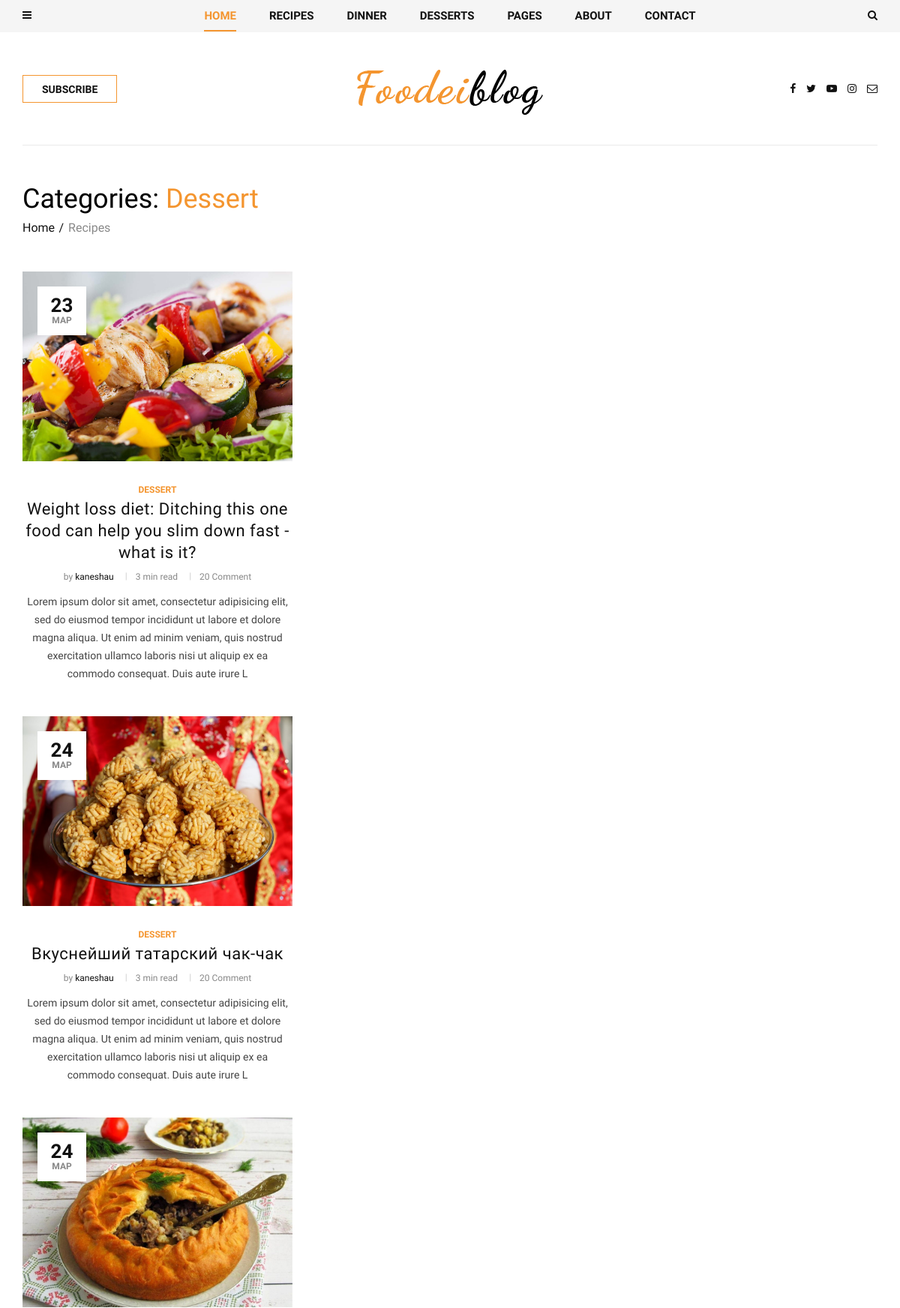
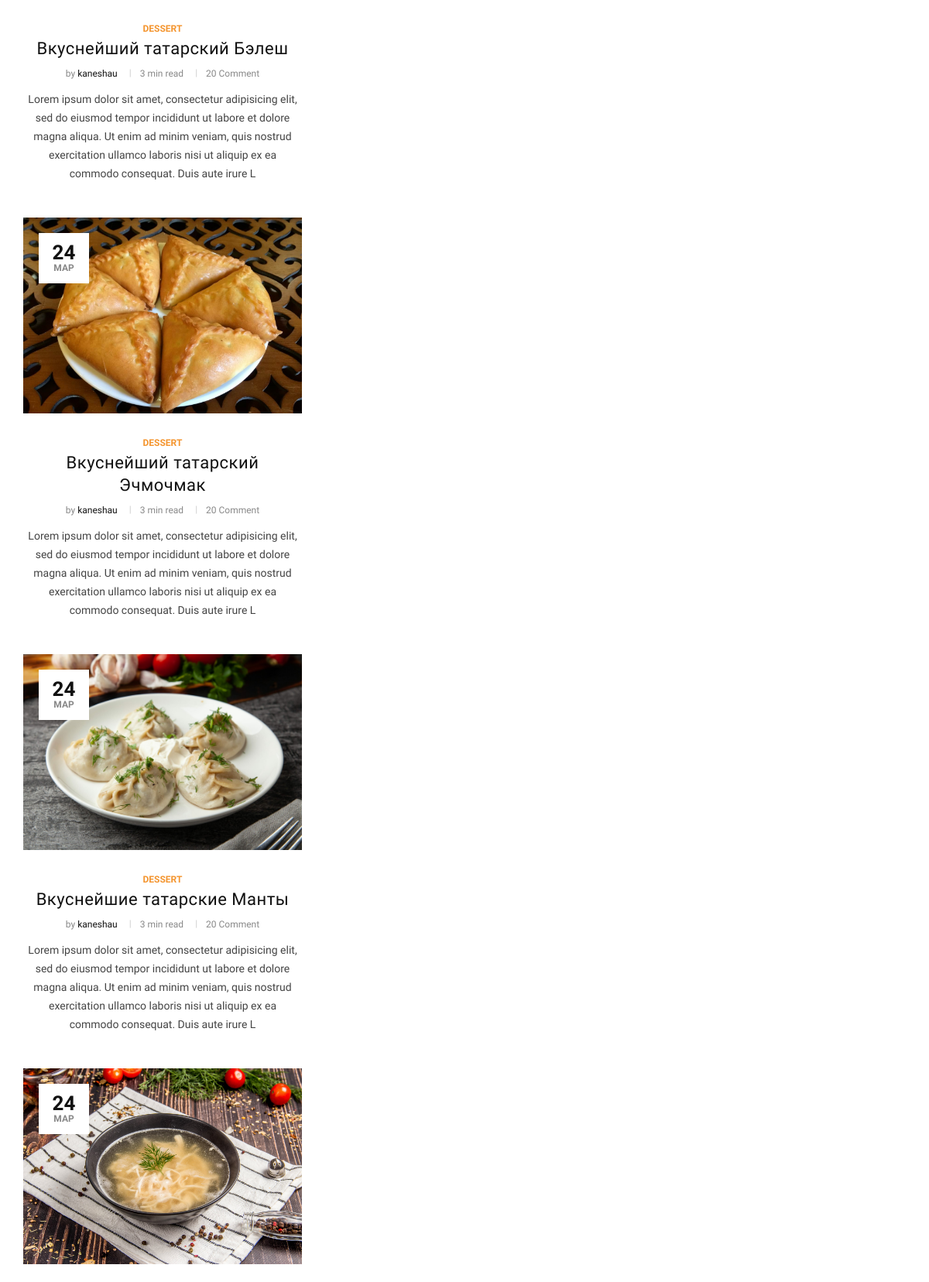
Page /dessert/ (upper part) on the committed database (2 pictures, top to bottom).
### blog/models.py (models this page shows, shortened)
class Post(models.Model):
    author = models.ForeignKey(
        User, related_name='posts', on_delete=models.CASCADE)
    title = models.CharField(max_length=200)
    slug = models.SlugField(max_length=200, default='')
    image = models.ImageField(upload_to='articles/')
    text = models.TextField()
    category = models.ForeignKey(
        Category,
        related_name='post',
        on_delete=models.SET_NULL,
        null=True
    )
    tags = models.ManyToManyField(Tag, related_name='post')
    create_at = models.DateTimeField(auto_now_add=True)
    def get_absolute_url(self):
        return reverse("post_single", kwargs={"slug": self.category.slug, "post_slug":  self.slug})

class Category(MPTTModel):
    name = models.CharField(max_length=100)
    slug = models.SlugField(max_length=100)
    parent = TreeForeignKey(
        'self',
        related_name='children',
        on_delete=models.SET_NULL,
        null=True,
        blank=True
    )
    class MPTTMeta:
        order_insertion_by = ['name']
    def __str__(self):
        return self.name

### blog/views.py (the view)
# urls.py: path('<slug:slug>/', views.PostListView.as_view(), name='post_list'),
class PostListView(ListView):
    model = Post
    def get_queryset(self):
        return Post.objects.filter(category__slug=self.kwargs.get('slug')).select_related('category')

### templates/blog/post_list.html (shortened to what this page needs)
{% extends 'base.html'%}
{% block content %}
    <section class="categories categories-grid spad">
        <div class="categories__post">
            <div class="container">
                <div class="categories__grid__post">
                    <div class="row">
                        <div class="col-lg-8 col-md-8">
                            <div class="breadcrumb__text">
                                <h2>Categories: <span>{{ post_list.first.category.name }}</span></h2>
                                <div class="breadcrumb__option">
                                    <a href="#">Home</a>
                                    <span>Recipes</span>
                                </div>
                            </div>
                            <div class="row">
                                <div class="col-lg-6 col-md-6 col-sm-6">
                                    {% for post in post_list%}
                                    <div class="categories__post__item">
                                        <div class="categories__post__item__pic small__item set-bg"
                                            data-setbg="{{ post.image.url }}">
                                            <div class="post__meta">
                                                <h4>{{ post.create_at|date:"d" }}</h4>
                                                <span>{{ post.create_at|date:"M" }}</span>
                                            </div>
                                        </div>
                                        <div class="categories__post__item__text">
                                            <span class="post__label">{{ post.category }}</span>
                                            <h3><a href="{{ post.get_absolute_url  }}">{{ post.title }}</a></h3>
                                            <ul class="post__widget">
                                                <li>by <span>{{ post.author }}</span></li>
                                                <li>3 min read</li>
                                                <li>20 Comment</li>
                                            </ul>
                                            <p>{{ post.text|slice:"250" }}</p>
                                        </div>
                                    </div>
                                    {% endfor %}
                                    </div>
                                </div>
                            </div>
                        </div>
                    </div>
                </div>
            </div>
    </section>
    {% endblock content %}

### static/css/style.css (style rules this page uses)
html, body { height: 100%; font-family: "Nunito Sans", sans-serif; -webkit-font-smoothing: antialiased; }
h1, h2, h3, h4, h5, h6 { margin: 0; color: #111111; font-weight: 400; font-family: "Unna", serif; }
h2 { font-size: 36px; }
h3 { font-size: 30px; }
h4 { font-size: 24px; }
p { font-size: 14px; font-family: "Nunito Sans", sans-serif; color: #444444; font-weight: 400; line-height: 26px; margin: 0 0 15px 0; }
ul, ol { padding: 0; margin: 0; }
.set-bg { background-repeat: no-repeat; background-size: cover; background-position: top center; }
.spad { padding-top: 100px; padding-bottom: 100px; }
.categories { padding-top: 90px; }
.categories.categories-grid { padding-top: 0; }
.categories.categories-grid .categories__grid__post { border-top: 1px solid #ebebeb; padding-top: 50px; }
.categories.categories-grid .categories__post { padding-top: 0; }
.categories__post { padding-top: 40px; }
.categories__post__item { margin-bottom: 45px; }
.categories__post__item__pic { position: relative; margin-bottom: 25px; height: 506px; }
.categories__post__item__pic.small__item { height: 253px; }
.categories__post__item__pic .post__meta { background: #ffffff; display: inline-block; height: 65px; width: 65px; text-align: center; padding-top: 18px; position: absolute; left: 20px; top: 20px; }
.categories__post__item__pic .post__meta h4 { font-size: 26px; color: #111111; font-weight: 900; line-height: 14px; font-family: "Nunito Sans", sans-serif; }
.categories__post__item__pic .post__meta span { font-size: 12px; color: #888888; font-weight: 600; text-transform: uppercase; }
.categories__post__item__text { text-align: center; }
.categories__post__item__text .post__label { font-size: 12px; color: #f4952f; text-transform: uppercase; font-weight: 700; margin-bottom: 10px; }
.categories__post__item__text h3 { margin-bottom: 5px; }
.categories__post__item__text h3 a { color: #111111; line-height: 29px; letter-spacing: 0.5px; font-size: 22px; display: block; }
.categories__post__item__text .post__widget { margin-bottom: 10px; }
.categories__post__item__text .post__widget li { list-style: none; display: inline-block; margin-right: 25px; font-size: 12px; color: #888888; position: relative; }
.categories__post__item__text .post__widget li span { color: #111111; }
.categories__post__item__text .post__widget li:after { position: absolute; right: -18px; top: -1px; content: "|"; color: #cccccc; }
.categories__post__item__text .post__widget li:last-child { margin-right: 0; }
.categories__post__item__text .post__widget li:last-child:after { display: none; }
.categories__post__item__text p { font-size: 14px; line-height: 24px; margin-bottom: 21px; }
.breadcrumb__text { margin-bottom: 46px; }
.breadcrumb__text h2 { color: #000000; margin-bottom: 5px; }
.breadcrumb__text h2 span { color: #f4952f; }
.breadcrumb__text .breadcrumb__option a { display: inline-block; font-size: 16px; color: #111111; margin-right: 14px; position: relative; }
.breadcrumb__text .breadcrumb__option a:after { position: absolute; right: -12px; top: 0; content: "/"; }
.breadcrumb__text .breadcrumb__option span { font-size: 16px; color: #888888; }
@media only screen and (min-width: 1200px) { .container { max-width: 1170px; } }

### rows in the picture
Post: first.category.name "Dessert", shows a picture, create_at "23", create_at "МАР", category "DESSERT", title "Weight loss diet: Ditching this one food can help you slim down fast - what is it?", author "kaneshau", text "Lorem ipsum dolor sit amet, consectetur adipisicing elit, sed do eiusmod tempor incididunt ut labore et dolore magna aliqua. Ut enim ad minim veniam, quis nostrud exercitation ullamco laboris nisi ut aliquip ex ea commodo consequat. Duis aute irure L"
Post: shows a picture, create_at "24", create_at "МАР", category "DESSERT", title "Вкуснейший татарский чак-чак", author "kaneshau", text "Lorem ipsum dolor sit amet, consectetur adipisicing elit, sed do eiusmod tempor incididunt ut labore et dolore magna aliqua. Ut enim ad minim veniam, quis nostrud exercitation ullamco laboris nisi ut aliquip ex ea commodo consequat. Duis aute irure L"
Post: shows a picture, create_at "24", create_at "МАР", category "DESSERT", title "Вкуснейший татарский Бэлеш", author "kaneshau", text "Lorem ipsum dolor sit amet, consectetur adipisicing elit, sed do eiusmod tempor incididunt ut labore et dolore magna aliqua. Ut enim ad minim veniam, quis nostrud exercitation ullamco laboris nisi ut aliquip ex ea commodo consequat. Duis aute irure L"
Post: shows a picture, create_at "24", create_at "МАР", category "DESSERT", title "Вкуснейший татарский Эчмочмак", author "kaneshau", text "Lorem ipsum dolor sit amet, consectetur adipisicing elit, sed do eiusmod tempor incididunt ut labore et dolore magna aliqua. Ut enim ad minim veniam, quis nostrud exercitation ullamco laboris nisi ut aliquip ex ea commodo consequat. Duis aute irure L"
Post: shows a picture, create_at "24", create_at "МАР", category "DESSERT", title "Вкуснейшие татарские Манты", author "kaneshau", text "Lorem ipsum dolor sit amet, consectetur adipisicing elit, sed do eiusmod tempor incididunt ut labore et dolore magna aliqua. Ut enim ad minim veniam, quis nostrud exercitation ullamco laboris nisi ut aliquip ex ea commodo consequat. Duis aute irure L"
Post: shows a picture, create_at "24", create_at "МАР"
